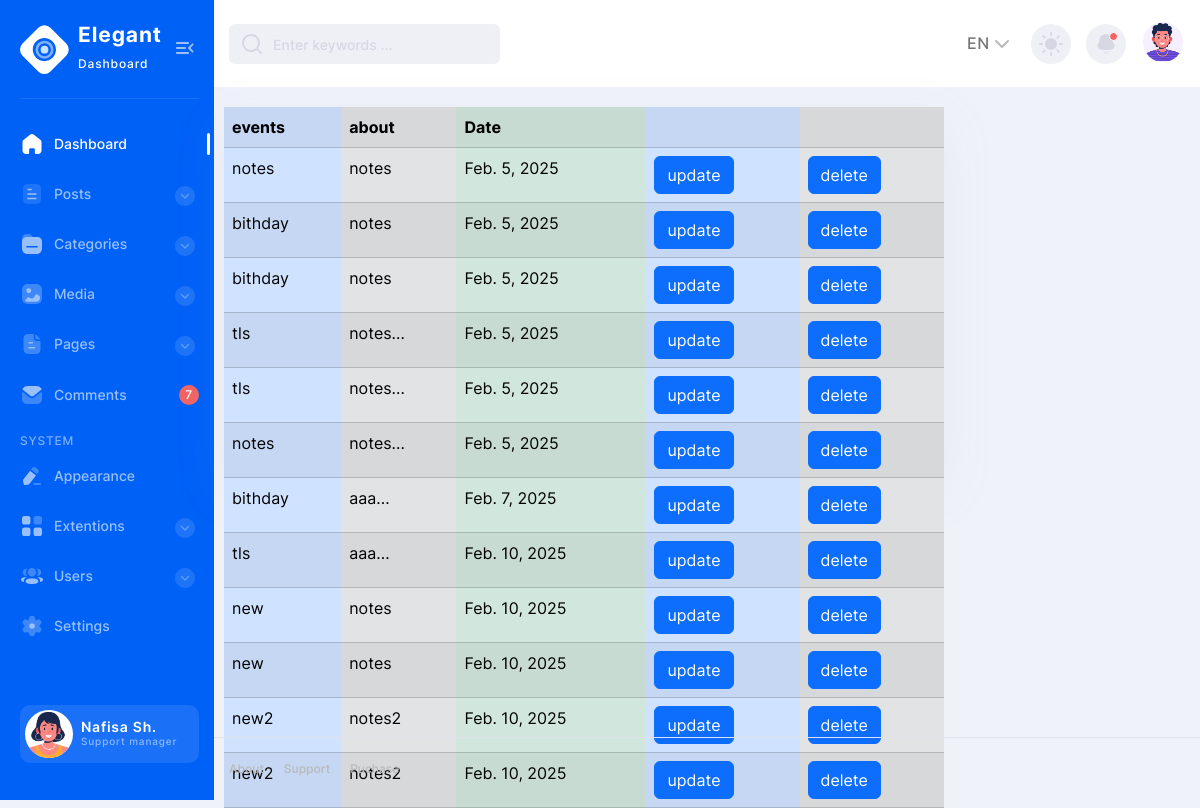
The app's page /view_todo, older data.
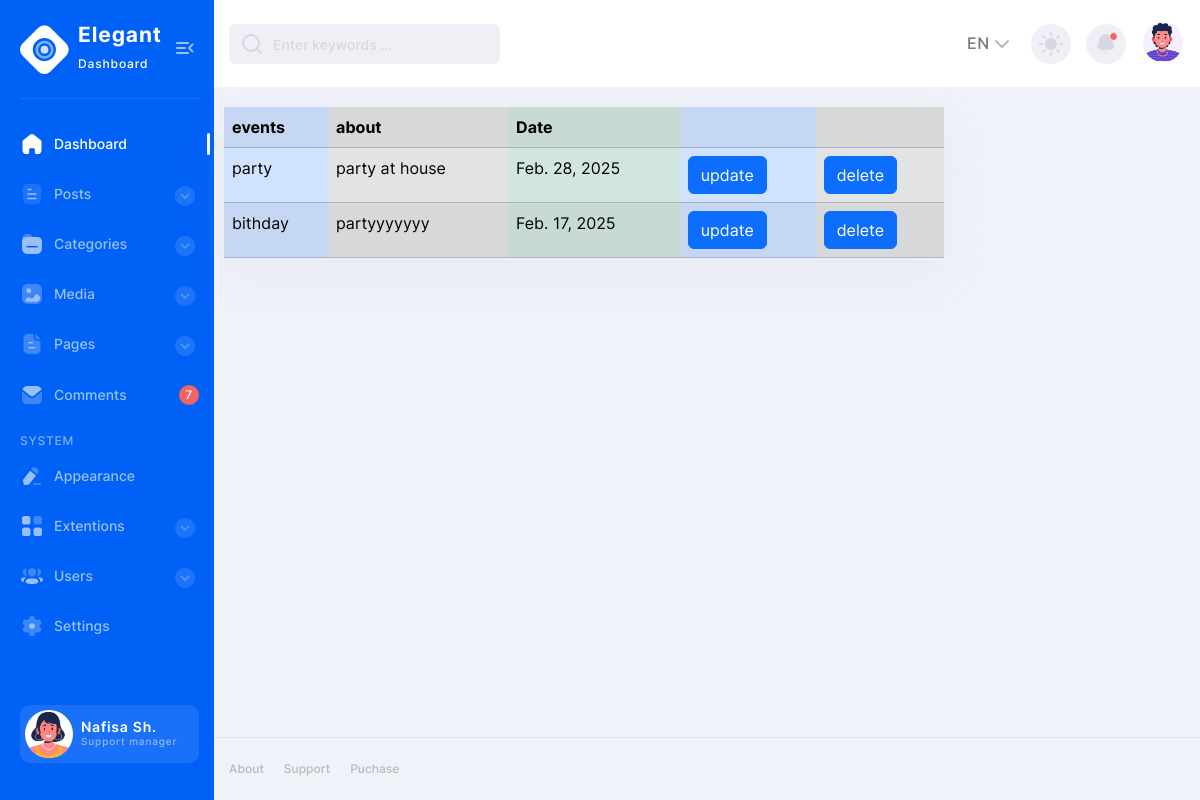
The same page, newer data.
### new_app/models.py (models this page shows)
class Todo(models.Model):
    event_name = models.CharField(max_length=20)
    discription = models.CharField(max_length=40)
    date = models.DateField()

### new_app/views.py (the view)
# urls.py: path('view_todo',views.view_todo,name="view_todo"),
def view_todo(request):
    data = Todo.objects.all()
    return render(request,'views.html',{'view':data})

### templates/views.html
{% extends 'base.html' %}
{%load crispy_forms_tags %}
{% block content %}
 <table class="table table-dark table-striped">
                    <tr>
                      <th class="table-primary">events</th>
                      <th class="table-secondary">about</th>
                      <th class="table-success">Date</th>
                        <th class="table-primary"></th>
                        <th class="table-secondary"></th>
                    </tr>
                    {% for i in view  %}
                    <tr>
                          <td class="table-primary">{{ i.event_name }}</td>
                          <td class="table-secondary">{{ i.discription }}</td>
                         <td class="table-success">{{ i.date }}</td>
                        <td class="table-primary"><a class="btn btn-primary" href=" {% url 'edit_todo' i.id %}" role="button">update</a></td>
                        <td class="table-secondary"><a class="btn btn-primary" href="{% url 'delete_todo' i.id %}" role="button">delete</a></td>
                    </tr>
                    {% endfor %}
 </table>
{% endblock %}

### templates/base.html (shortened to what this page needs)
<!DOCTYPE html>
<html lang="en">
{% load static%}
<head>
    <link rel="stylesheet" href="https://cdn.jsdelivr.net/npm/bootstrap@5.3.3/dist/css/bootstrap.min.css    ">
  <link rel="stylesheet" href=" {% static 'css/style.min.css' %} ">
</head>
<body>
<div class="page-flex">
  <aside class="sidebar">
    <div class="sidebar-start">
        <div class="sidebar-head">
            <a href="{% url 'index'%}" class="logo-wrapper" title="Home">
                <span class="icon logo" aria-hidden="true"></span>
                <div class="logo-text">
                    <span class="logo-title">Elegant</span>
                    <span class="logo-subtitle">Dashboard</span>
                </div>
            </a>
            <button class="sidebar-toggle transparent-btn" title="Menu" type="button">
                <span class="icon menu-toggle" aria-hidden="true"></span>
            </button>
        </div>
        <div class="sidebar-body">
            <ul class="sidebar-body-menu">
                <li>
                    <a class="active" href=""><span class="icon home" aria-hidden="true"></span>Dashboard</a>
                </li>
                <li>
                    <a class="show-cat-btn" href=" {% static '##' %} ">
                        <span class="icon document" aria-hidden="true"></span>Posts
                        <span class="category__btn transparent-btn" title="Open list">
                            <span class="icon arrow-down" aria-hidden="true"></span>
                        </span>
                    </a>
                    <ul class="cat-sub-menu">
                        <li>
                        </li>
                        <li>
                        </li>
                    </ul>
                </li>
                <li>
                    <a class="show-cat-btn" href=" {% static '##' %} ">
                        <span class="icon folder" aria-hidden="true"></span>Categories
                        <span class="category__btn transparent-btn" title="Open list">
                            <span class="icon arrow-down" aria-hidden="true"></span>
                        </span>
                    </a>
                    <ul class="cat-sub-menu">
                        <li>
                        </li>
                    </ul>
                </li>
                <li>
                    <a class="show-cat-btn" href=" {% static '##' %} ">
                        <span class="icon image" aria-hidden="true"></span>Media
                        <span class="category__btn transparent-btn" title="Open list">
                            <span class="icon arrow-down" aria-hidden="true"></span>
                        </span>
                    </a>
                    <ul class="cat-sub-menu">
                        <li>
                        </li>
                        <li>
                        </li>
                    </ul>
                </li>
                <li>
                    <a class="show-cat-btn" href=" {% static '##' %} ">
                        <span class="icon paper" aria-hidden="true"></span>Pages
                        <span class="category__btn transparent-btn" title="Open list">
                            <span class="icon arrow-down" aria-hidden="true"></span>
                        </span>
                    </a>
                    <ul class="cat-sub-menu">
                        <li>
                        </li>
                        <li>
                        </li>
                    </ul>
                </li>
                <li>
                    <a href=" {% static 'comments.html' %} ">
                        <span class="icon message" aria-hidden="true"></span>
                        Comments
                    </a>
                    <span class="msg-counter">7</span>
                </li>
            </ul>
            <span class="system-menu__title">system</span>
            <ul class="sidebar-body-menu">
                <li>
                    <a href=" {% static 'appearance.html' %} "><span class="icon edit" aria-hidden="true"></span>Appearance</a>
                </li>
                <li>
                    <a class="show-cat-btn" href=" {% static '##' %} ">
                        <span class="icon category" aria-hidden="true"></span>Extentions
                        <span class="category__btn transparent-btn" title="Open list">
                            <span class="icon arrow-down" aria-hidden="true"></span>
                        </span>
                    </a>
                    <ul class="cat-sub-menu">
                        <li>
                        </li>
                        <li>
                        </li>
                    </ul>
                </li>
                <li>
                    <a class="show-cat-btn" href=" {% static '##' %} ">
                        <span class="icon user-3" aria-hidden="true"></span>Users
                        <span class="category__btn transparent-btn" title="Open list">
                            <span class="icon arrow-down" aria-hidden="true"></span>
                        </span>
                    </a>
                    <ul class="cat-sub-menu">
                        <li>
                        </li>
                        <li>
                        </li>
                    </ul>
                </li>
                <li>
                    <a href=" {% static '##' %} "><span class="icon setting" aria-hidden="true"></span>Settings</a>
                </li>
            </ul>
        </div>
    </div>
    <div class="sidebar-footer">
        <a href=" {% static '##' %} " class="sidebar-user">
            <span class="sidebar-user-img">
                <picture><source srcset="{% static './img/avatar/avatar-illustrated-01.webp' %} " type="image/webp"><img src="./img/avatar/avatar-illustrated-01.png" alt="User name"></picture>
            </span>
            <div class="sidebar-user-info">
                <span class="sidebar-user__title">Nafisa Sh.</span>
                <span class="sidebar-user__subtitle">Support manager</span>
            </div>
        </a>
    </div>
</aside>
  <div class="main-wrapper">
    <nav class="main-nav--bg">
  <div class="container main-nav">
    <div class="main-nav-start">
      <div class="search-wrapper">
        <i data-feather="search" aria-hidden="true"></i>
        <input type="text" placeholder="Enter keywords ..." required>
      </div>
    </div>
    <div class="main-nav-end">
      <div class="lang-switcher-wrapper">
        <button class="lang-switcher transparent-btn" type="button">
          EN
          <i data-feather="chevron-down" aria-hidden="true"></i>
        </button>
      </div>
      <button class="theme-switcher gray-circle-btn" type="button" title="Switch theme">
        <i class="sun-icon" data-feather="sun" aria-hidden="true"></i>
      </button>
      <div class="notification-wrapper">
        <button class="gray-circle-btn dropdown-btn" title="To messages" type="button">
          <span class="icon notification active" aria-hidden="true"></span>
        </button>
      </div>
      <div class="nav-user-wrapper">
        <button class="nav-user-btn dropdown-btn" title="My profile" type="button">
          <span class="nav-user-img">
            <picture><source srcset="{% static './img/avatar/avatar-illustrated-02.webp' %}" type="image/webp"><img src="./img/avatar/avatar-illustrated-02.png" alt="User name"></picture>
          </span>
        </button>
      </div>
    </div>
  </div>
</nav>
    <main class="main users chart-page" id="skip-target">
      <div class="container">
        <div class="row">
          <div class="col-lg-9">
            <div class="chart">
                {% block content %}
                {% endblock %}
            </div>
          </div>
        </div>
      </div>
    </main>
    <footer class="footer">
      <div class="container footer--flex">
        <ul class="footer-end">
          <li><a href=" {% static '##' %} ">About</a></li>
          <li><a href=" {% static '##' %} ">Support</a></li>
          <li><a href=" {% static '##' %} ">Puchase</a></li>
        </ul>
      </div>
    </footer>
  </div>
</div>
</body>
</html>

Row changes from the older to the newer data that the page shows:
removed Todo: event_name "notes", discription "notes", date "Feb. 5, 2025"
removed Todo: event_name "bithday", discription "notes", date "Feb. 5, 2025"
removed Todo: event_name "bithday", discription "notes", date "Feb. 5, 2025"
removed Todo: event_name "tls", discription "notes...", date "Feb. 5, 2025"
removed Todo: event_name "tls", discription "notes...", date "Feb. 5, 2025"
removed Todo: event_name "notes", discription "notes...", date "Feb. 5, 2025"
removed Todo: event_name "bithday", discription "aaa...", date "Feb. 7, 2025"
removed Todo: event_name "tls", discription "aaa...", date "Feb. 10, 2025"
removed Todo: event_name "new", discription "notes", date "Feb. 10, 2025"
removed Todo: event_name "new", discription "notes", date "Feb. 10, 2025"
removed Todo: event_name "new2", discription "notes2", date "Feb. 10, 2025"
removed Todo: event_name "new2", discription "notes2", date "Feb. 10, 2025"
added Todo: event_name "party", discription "party at house", date "Feb. 28, 2025"
added Todo: event_name "bithday", discription "partyyyyyyy", date "Feb. 17, 2025"
